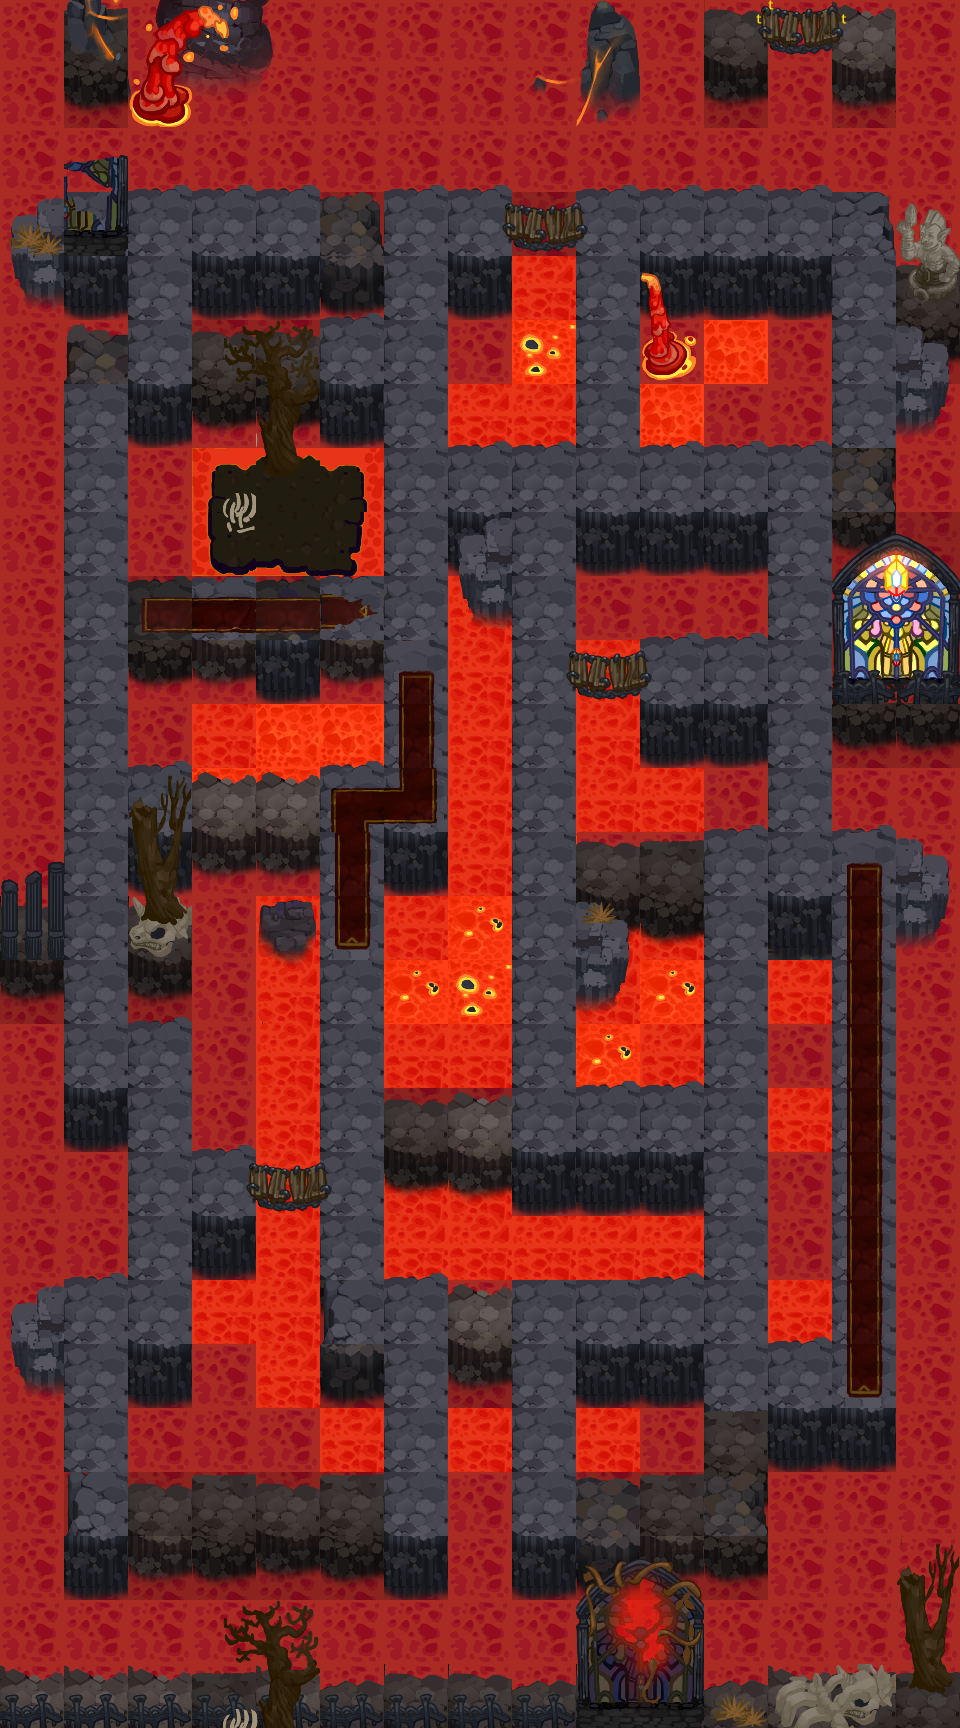

This is a level from a 2D game, rendered from its Tiled map with the project's own tilesets. A one-line summary and the map file follow, with tile-layer data summarised:
An orthogonal 15x27 tile map with 64x64 px tiles, 7 tile layers (background, background_top, block, block_top, ...), 4 tilesets and 8 objects (5x monster, move_3, move_2, move_1).

<map version="1.2" tiledversion="1.2.2" orientation="orthogonal" renderorder="left-down" width="15" height="27" tilewidth="64" tileheight="64" infinite="0" nextlayerid="55" nextobjectid="228">
 <tileset firstgid="1" name="volcano_block_1" tilewidth="64" tileheight="64" tilecount="64" columns="8">
  <image source="img/volcano_block_1.png" width="512" height="512" />
 </tileset>
 <tileset firstgid="65" name="diamond" tilewidth="64" tileheight="64" tilecount="64" columns="8">
  <image source="img/diamond.png" width="512" height="512" />
 </tileset>
 <tileset firstgid="129" name="volcano_bg_1" tilewidth="64" tileheight="64" tilecount="64" columns="8">
  <image source="img/volcano_bg_1.png" width="512" height="512" />
 </tileset>
 <tileset firstgid="193" name="volcano_top_1" tilewidth="64" tileheight="64" tilecount="64" columns="8">
  <image source="img/volcano_top_1.png" width="512" height="512" />
 </tileset>
 <layer id="45" name="background" width="15" height="27">
  <data>[405 cells, 387 non-empty, 7 distinct tile ids]</data>
 </layer>
 <layer id="46" name="background_top" width="15" height="27">
  <data>[405 cells, 144 non-empty, 23 distinct tile ids]</data>
 </layer>
 <layer id="47" name="block" width="15" height="27">
  <data>[405 cells, 264 non-empty, 27 distinct tile ids]</data>
 </layer>
 <layer id="48" name="block_top" width="15" height="27">
  <data>[405 cells, 56 non-empty, 17 distinct tile ids]</data>
 </layer>
 <layer id="49" name="diamond" width="15" height="27">
  <data>[405 cells, 64 non-empty, 1 distinct tile ids]</data>
 </layer>
 <objectgroup color="#ffaaff" id="50" name="trigger" visible="0" />
 <objectgroup color="#ff0000" id="51" name="monster" visible="0">
  <object id="216" name="monster" x="512" y="832" width="64" height="64">
   <properties>
    <property name="Direction_Arr" value="0" />
    <property name="ID_Arr" value="902" />
    <property name="Interval" type="int" value="5000" />
    <property name="Move_Arr" value="0" />
    <property name="Order" type="int" value="1" />
    <property name="Time" type="int" value="0" />
   </properties>
  </object>
  <object id="224" name="monster" x="256" y="192" width="64" height="64">
   <properties>
    <property name="Direction_Arr" value="0" />
    <property name="ID_Arr" value="801" />
    <property name="Interval" type="int" value="5000" />
    <property name="Move_Arr" value="0" />
    <property name="Order" type="int" value="1" />
    <property name="Time" type="int" value="0" />
   </properties>
  </object>
  <object id="225" name="monster" x="576" y="256" width="64" height="64">
   <properties>
    <property name="Direction_Arr" value="0" />
    <property name="ID_Arr" value="106" />
    <property name="Interval" type="int" value="5000" />
    <property name="Move_Arr" value="0" />
    <property name="Order" type="int" value="1" />
    <property name="Time" type="int" value="0" />
   </properties>
  </object>
  <object id="226" name="monster" x="704" y="640" width="64" height="64">
   <properties>
    <property name="Direction_Arr" value="0" />
    <property name="ID_Arr" value="106" />
    <property name="Interval" type="int" value="5000" />
    <property name="Move_Arr" value="0" />
    <property name="Order" type="int" value="1" />
    <property name="Time" type="int" value="0" />
   </properties>
  </object>
  <object id="227" name="monster" x="256" y="576" width="64" height="64">
   <properties>
    <property name="Direction_Arr" value="0" />
    <property name="ID_Arr" value="106" />
    <property name="Interval" type="int" value="5000" />
    <property name="Move_Arr" value="0" />
    <property name="Order" type="int" value="1" />
    <property name="Time" type="int" value="0" />
   </properties>
  </object>
 </objectgroup>
 <objectgroup color="#00ff00" id="52" name="player" visible="0">
  <object id="110" name="move_3" x="256" y="1472" width="64" height="64" />
  <object id="109" name="move_2" x="256" y="1472" width="64" height="64" />
  <object id="107" name="move_1" x="256" y="1472" width="64" height="64" />
 </objectgroup>
 <layer id="53" name="all_top_1" width="15" height="27">
  <data>[405 cells, 30 non-empty, 17 distinct tile ids]</data>
 </layer>
 <layer id="54" name="all_top_2" width="15" height="27">
  <data>[405 cells, 29 non-empty, 24 distinct tile ids]</data>
 </layer>
</map>
